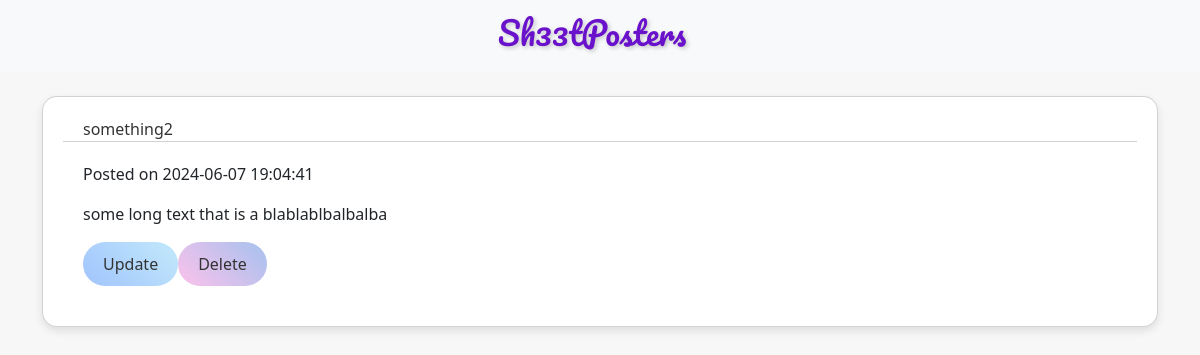
/read_del/2, run on the app's committed database.
### tables this page shows
CREATE TABLE posts_table(
              id INTEGER PRIMARY KEY AUTOINCREMENT,
              title TEXT NOT NULL,
              post TEXT NOT NULL,
              timestamp TIMESTAMP DEFAULT CURRENT_TIMESTAMP              
              );

### app.py (the view, shortened to what this page needs)
@app.route("/read_del/<int:id>", methods=['GET', 'POST'])
def read_del(id):
    conn, c = conn_w_db()
    if request.method == "GET":
        c.execute("SELECT * FROM posts_table WHERE id = ?", (id,))
        post = c.fetchone()
        commit_close(conn)
        return render_template('post.html', post=post)

### app.py (called while the page is built)
def conn_w_db():
    conn = sqlite3.connect(db_locale)
    c = conn.cursor()
    return conn, c

def commit_close(conn):
    conn.commit()
    conn.close()

### templates/post.html
{% extends "base.html" %}
{% block content %}
<div class="container mt-4">
        <div class="card">
            <div class="card-header">
                {{ post[1] }}
            </div>
            <div class="card-body">
                <p class="card-text">
                    <span>Posted on {{ post[3] }}</span>
                </p>
                <p class="card-text">{{ post[2] }}</p>
                <div class="d-flex ">
                <a href="{{ url_for('update_post', id=post[0]) }}" class="btn btn-primary btn-sm btn-read-more">Update</a>
                <form method="post" action="{{ url_for('del_post', id=post[0]) }}">
                    <button type="submit" class="btn btn-danger btn-delete btn-sm" >Delete</button>
                </form>
            </div>
            </div>
        </div>
</div>
{% endblock content %}

### static/main.css (style rules this page uses)
:root { --btn-font-size: 1rem; --btn-padding: 10px 20px; --btn-border-radius: 50px; --card-border-radius: 15px; --card-padding: 20px; --card-margin-bottom: 20px; --input-border-radius: 15px; --input-padding: 10px; --input-background: #f3f0ff; --input-border-color: #a1c4fd; }
body { background-color: rgba(0, 0, 0, 0.03); }
.btn-read-more { background: linear-gradient(45deg, #a1c4fd, #c2e9fb); color: #333; border: none; border-radius: var(--btn-border-radius); padding: var(--btn-padding); font-size: var(--btn-font-size); transition: all 0.3s ease; }
.btn-delete { background: linear-gradient(45deg, #fbc2eb, #a6c1ee); color: #333; border: none; border-radius: var(--btn-border-radius); padding: var(--btn-padding); font-size: var(--btn-font-size); transition: all 0.3s ease; }
.card { border-radius: var(--card-border-radius); padding: var(--card-padding); margin-bottom: var(--card-margin-bottom); box-shadow: 0 4px 8px rgba(0, 0, 0, 0.1); background: #fff; }
.card-header { background: #ffffff; color: #333; border-top-left-radius: var(--card-border-radius); border-top-right-radius: var(--card-border-radius); padding: 0px 20px; }
.card-body { padding: 20px; }

### data on the page
posts_table: title "something2", timestamp "2024-06-07 19:04:41", post "some long text that is a blablablbalbalba"
